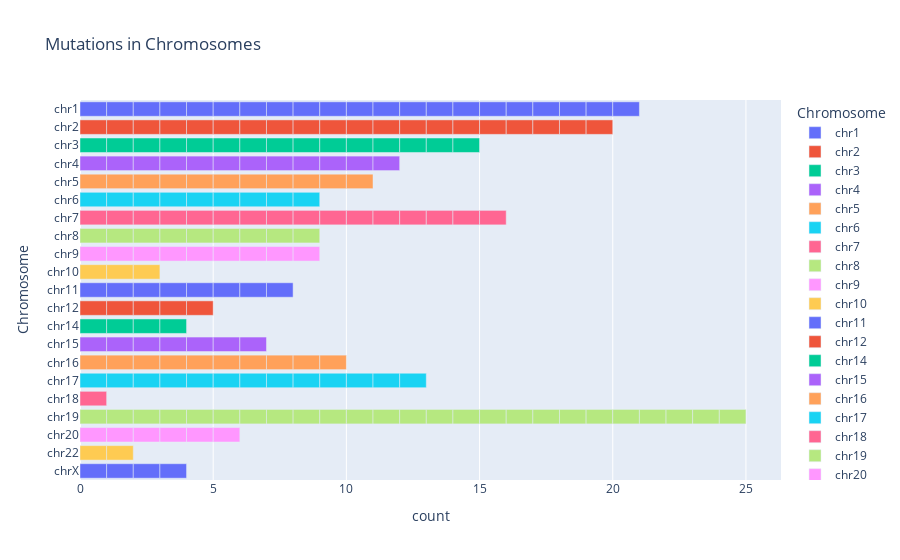

Notebook source saved alongside this figure:
### Markdown cell above
**Question 3)** Quels sont les chromosomes les plus mutés ? (utilisez les fonctions value_counts() et px.bar() que nous avons vue la semaine dernière)

### Code cell
################################################
#Solution Question 3)
################################################
print(df['Chromosome'].value_counts()) 
fig = px.bar(df, y='Chromosome', color='Chromosome', title="Mutations in Chromosomes")
fig.show()

### Figure 1 — Plotly figure (JSON) as saved in the notebook; plotly's stock layout.template omitted (floating-point values rounded to 4 significant figures)
{"data": [{"alignmentgroup": "True", "hovertemplate": "Chromosome=%{y}<br>count=%{x}<extra></extra>", "legendgroup": "chr1", "marker": {"color": "#636efa", "pattern": {"shape": ""}}, "name": "chr1", "offsetgroup": "chr1", "orientation": "h", "showlegend": true, "textposition": "auto", "type": "bar", "x": [1, 1, 1, 1, 1, 1, 1, 1, 1, 1, 1, 1, 1, 1, 1, 1, 1, 1, 1, 1, 1], "xaxis": "x", "y": ["chr1", "chr1", "chr1", "chr1", "chr1", "chr1", "chr1", "chr1", "chr1", "chr1", "chr1", "chr1", "chr1", "chr1", "chr1", "chr1", "chr1", "chr1", "chr1", "chr1", "chr1"], "yaxis": "y"}, {"alignmentgroup": "True", "hovertemplate": "Chromosome=%{y}<br>count=%{x}<extra></extra>", "legendgroup": "chr2", "marker": {"color": "#EF553B", "pattern": {"shape": ""}}, "name": "chr2", "offsetgroup": "chr2", "orientation": "h", "showlegend": true, "textposition": "auto", "type": "bar", "x": [1, 1, 1, 1, 1, 1, 1, 1, 1, 1, 1, 1, 1, 1, 1, 1, 1, 1, 1, 1], "xaxis": "x", "y": ["chr2", "chr2", "chr2", "chr2", "chr2", "chr2", "chr2", "chr2", "chr2", "chr2", "chr2", "chr2", "chr2", "chr2", "chr2", "chr2", "chr2", "chr2", "chr2", "chr2"], "yaxis": "y"}, {"alignmentgroup": "True", "hovertemplate": "Chromosome=%{y}<br>count=%{x}<extra></extra>", "legendgroup": "chr3", "marker": {"color": "#00cc96", "pattern": {"shape": ""}}, "name": "chr3", "offsetgroup": "chr3", "orientation": "h", "showlegend": true, "textposition": "auto", "type": "bar", "x": [1, 1, 1, 1, 1, 1, 1, 1, 1, 1, 1, 1, 1, 1, 1], "xaxis": "x", "y": ["chr3", "chr3", "chr3", "chr3", "chr3", "chr3", "chr3", "chr3", "chr3", "chr3", "chr3", "chr3", "chr3", "chr3", "chr3"], "yaxis": "y"}, {"alignmentgroup": "True", "hovertemplate": "Chromosome=%{y}<br>count=%{x}<extra></extra>", "legendgroup": "chr4", "marker": {"color": "#ab63fa", "pattern": {"shape": ""}}, "name": "chr4", "offsetgroup": "chr4", "orientation": "h", "showlegend": true, "textposition": "auto", "type": "bar", "x": [1, 1, 1, 1, 1, 1, 1, 1, 1, 1, 1, 1], "xaxis": "x", "y": ["chr4", "chr4", "chr4", "chr4", "chr4", "chr4", "chr4", "chr4", "chr4", "chr4", "chr4", "chr4"], "yaxis": "y"}, {"alignmentgroup": "True", "hovertemplate": "Chromosome=%{y}<br>count=%{x}<extra></extra>", "legendgroup": "chr5", "marker": {"color": "#FFA15A", "pattern": {"shape": ""}}, "name": "chr5", "offsetgroup": "chr5", "orientation": "h", "showlegend": true, "textposition": "auto", "type": "bar", "x": [1, 1, 1, 1, 1, 1, 1, 1, 1, 1, 1], "xaxis": "x", "y": ["chr5", "chr5", "chr5", "chr5", "chr5", "chr5", "chr5", "chr5", "chr5", "chr5", "chr5"], "yaxis": "y"}, {"alignmentgroup": "True", "hovertemplate": "Chromosome=%{y}<br>count=%{x}<extra></extra>", "legendgroup": "chr6", "marker": {"color": "#19d3f3", "pattern": {"shape": ""}}, "name": "chr6", "offsetgroup": "chr6", "orientation": "h", "showlegend": true, "textposition": "auto", "type": "bar", "x": [1, 1, 1, 1, 1, 1, 1, 1, 1], "xaxis": "x", "y": ["chr6", "chr6", "chr6", "chr6", "chr6", "chr6", "chr6", "chr6", "chr6"], "yaxis": "y"}, {"alignmentgroup": "True", "hovertemplate": "Chromosome=%{y}<br>count=%{x}<extra></extra>", "legendgroup": "chr7", "marker": {"color": "#FF6692", "pattern": {"shape": ""}}, "name": "chr7", "offsetgroup": "chr7", "orientation": "h", "showlegend": true, "textposition": "auto", "type": "bar", "x": [1, 1, 1, 1, 1, 1, 1, 1, 1, 1, 1, 1, 1, 1, 1, 1], "xaxis": "x", "y": ["chr7", "chr7", "chr7", "chr7", "chr7", "chr7", "chr7", "chr7", "chr7", "chr7", "chr7", "chr7", "chr7", "chr7", "chr7", "chr7"], "yaxis": "y"}, {"alignmentgroup": "True", "hovertemplate": "Chromosome=%{y}<br>count=%{x}<extra></extra>", "legendgroup": "chr8", "marker": {"color": "#B6E880", "pattern": {"shape": ""}}, "name": "chr8", "offsetgroup": "chr8", "orientation": "h", "showlegend": true, "textposition": "auto", "type": "bar", "x": [1, 1, 1, 1, 1, 1, 1, 1, 1], "xaxis": "x", "y": ["chr8", "chr8", "chr8", "chr8", "chr8", "chr8", "chr8", "chr8", "chr8"], "yaxis": "y"}, {"alignmentgroup": "True", "hovertemplate": "Chromosome=%{y}<br>count=%{x}<extra></extra>", "legendgroup": "chr9", "marker": {"color": "#FF97FF", "pattern": {"shape": ""}}, "name": "chr9", "offsetgroup": "chr9", "orientation": "h", "showlegend": true, "textposition": "auto", "type": "bar", "x": [1, 1, 1, 1, 1, 1, 1, 1, 1], "xaxis": "x", "y": ["chr9", "chr9", "chr9", "chr9", "chr9", "chr9", "chr9", "chr9", "chr9"], "yaxis": "y"}, {"alignmentgroup": "True", "hovertemplate": "Chromosome=%{y}<br>count=%{x}<extra></extra>", "legendgroup": "chr10", "marker": {"color": "#FECB52", "pattern": {"shape": ""}}, "name": "chr10", "offsetgroup": "chr10", "orientation": "h", "showlegend": true, "textposition": "auto", "type": "bar", "x": [1, 1, 1], "xaxis": "x", "y": ["chr10", "chr10", "chr10"], "yaxis": "y"}, {"alignmentgroup": "True", "hovertemplate": "Chromosome=%{y}<br>count=%{x}<extra></extra>", "legendgroup": "chr11", "marker": {"color": "#636efa", "pattern": {"shape": ""}}, "name": "chr11", "offsetgroup": "chr11", "orientation": "h", "showlegend": true, "textposition": "auto", "type": "bar", "x": [1, 1, 1, 1, 1, 1, 1, 1], "xaxis": "x", "y": ["chr11", "chr11", "chr11", "chr11", "chr11", "chr11", "chr11", "chr11"], "yaxis": "y"}, {"alignmentgroup": "True", "hovertemplate": "Chromosome=%{y}<br>count=%{x}<extra></extra>", "legendgroup": "chr12", "marker": {"color": "#EF553B", "pattern": {"shape": ""}}, "name": "chr12", "offsetgroup": "chr12", "orientation": "h", "showlegend": true, "textposition": "auto", "type": "bar", "x": [1, 1, 1, 1, 1], "xaxis": "x", "y": ["chr12", "chr12", "chr12", "chr12", "chr12"], "yaxis": "y"}, {"alignmentgroup": "True", "hovertemplate": "Chromosome=%{y}<br>count=%{x}<extra></extra>", "legendgroup": "chr14", "marker": {"color": "#00cc96", "pattern": {"shape": ""}}, "name": "chr14", "offsetgroup": "chr14", "orientation": "h", "showlegend": true, "textposition": "auto", "type": "bar", "x": [1, 1, 1, 1], "xaxis": "x", "y": ["chr14", "chr14", "chr14", "chr14"], "yaxis": "y"}, {"alignmentgroup": "True", "hovertemplate": "Chromosome=%{y}<br>count=%{x}<extra></extra>", "legendgroup": "chr15", "marker": {"color": "#ab63fa", "pattern": {"shape": ""}}, "name": "chr15", "offsetgroup": "chr15", "orientation": "h", "showlegend": true, "textposition": "auto", "type": "bar", "x": [1, 1, 1, 1, 1, 1, 1], "xaxis": "x", "y": ["chr15", "chr15", "chr15", "chr15", "chr15", "chr15", "chr15"], "yaxis": "y"}, {"alignmentgroup": "True", "hovertemplate": "Chromosome=%{y}<br>count=%{x}<extra></extra>", "legendgroup": "chr16", "marker": {"color": "#FFA15A", "pattern": {"shape": ""}}, "name": "chr16", "offsetgroup": "chr16", "orientation": "h", "showlegend": true, "textposition": "auto", "type": "bar", "x": [1, 1, 1, 1, 1, 1, 1, 1, 1, 1], "xaxis": "x", "y": ["chr16", "chr16", "chr16", "chr16", "chr16", "chr16", "chr16", "chr16", "chr16", "chr16"], "yaxis": "y"}, {"alignmentgroup": "True", "hovertemplate": "Chromosome=%{y}<br>count=%{x}<extra></extra>", "legendgroup": "chr17", "marker": {"color": "#19d3f3", "pattern": {"shape": ""}}, "name": "chr17", "offsetgroup": "chr17", "orientation": "h", "showlegend": true, "textposition": "auto", "type": "bar", "x": [1, 1, 1, 1, 1, 1, 1, 1, 1, 1, 1, 1, 1], "xaxis": "x", "y": ["chr17", "chr17", "chr17", "chr17", "chr17", "chr17", "chr17", "chr17", "chr17", "chr17", "chr17", "chr17", "chr17"], "yaxis": "y"}, {"alignmentgroup": "True", "hovertemplate": "Chromosome=%{y}<br>count=%{x}<extra></extra>", "legendgroup": "chr18", "marker": {"color": "#FF6692", "pattern": {"shape": ""}}, "name": "chr18", "offsetgroup": "chr18", "orientation": "h", "showlegend": true, "textposition": "auto", "type": "bar", "x": [1], "xaxis": "x", "y": ["chr18"], "yaxis": "y"}, {"alignmentgroup": "True", "hovertemplate": "Chromosome=%{y}<br>count=%{x}<extra></extra>", "legendgroup": "chr19", "marker": {"color": "#B6E880", "pattern": {"shape": ""}}, "name": "chr19", "offsetgroup": "chr19", "orientation": "h", "showlegend": true, "textposition": "auto", "type": "bar", "x": [1, 1, 1, 1, 1, 1, 1, 1, 1, 1, 1, 1, 1, 1, 1, 1, 1, 1, 1, 1, 1, 1, 1, 1, 1], "xaxis": "x", "y": ["chr19", "chr19", "chr19", "chr19", "chr19", "chr19", "chr19", "chr19", "chr19", "chr19", "chr19", "chr19", "chr19", "chr19", "chr19", "chr19", "chr19", "chr19", "chr19", "chr19", "chr19", "chr19", "chr19", "chr19", "chr19"], "yaxis": "y"}, {"alignmentgroup": "True", "hovertemplate": "Chromosome=%{y}<br>count=%{x}<extra></extra>", "legendgroup": "chr20", "marker": {"color": "#FF97FF", "pattern": {"shape": ""}}, "name": "chr20", "offsetgroup": "chr20", "orientation": "h", "showlegend": true, "textposition": "auto", "type": "bar", "x": [1, 1, 1, 1, 1, 1], "xaxis": "x", "y": ["chr20", "chr20", "chr20", "chr20", "chr20", "chr20"], "yaxis": "y"}, {"alignmentgroup": "True", "hovertemplate": "Chromosome=%{y}<br>count=%{x}<extra></extra>", "legendgroup": "chr22", "marker": {"color": "#FECB52", "pattern": {"shape": ""}}, "name": "chr22", "offsetgroup": "chr22", "orientation": "h", "showlegend": true, "textposition": "auto", "type": "bar", "x": [1, 1], "xaxis": "x", "y": ["chr22", "chr22"], "yaxis": "y"}, {"alignmentgroup": "True", "hovertemplate": "Chromosome=%{y}<br>count=%{x}<extra></extra>", "legendgroup": "chrX", "marker": {"color": "#636efa", "pattern": {"shape": ""}}, "name": "chrX", "offsetgroup": "chrX", "orientation": "h", "showlegend": true, "textposition": "auto", "type": "bar", "x": [1, 1, 1, 1], "xaxis": "x", "y": ["chrX", "chrX", "chrX", "chrX"], "yaxis": "y"}], "layout": {"barmode": "relative", "legend": {"title": {"text": "Chromosome"}, "tracegroupgap": 0}, "title": {"text": "Mutations in Chromosomes"}, "xaxis": {"anchor": "y", "domain": [0, 1], "title": {"text": "count"}}, "yaxis": {"anchor": "x", "categoryarray": ["chrX", "chr22", "chr20", "chr19", "chr18", "chr17", "chr16", "chr15", "chr14", "chr12", "chr11", "chr10", "chr9", "chr8", "chr7", "chr6", "chr5", "chr4", "chr3", "chr2", "chr1"], "categoryorder": "array", "domain": [0, 1], "title": {"text": "Chromosome"}}}}
